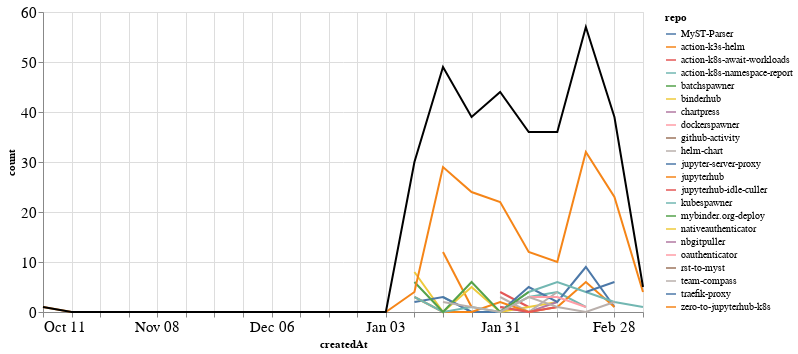

Notebook source saved alongside this figure:
### Markdown cell above
### Comments

### Code cell
comments_time = comments.groupby('repo').resample('W', on='createdAt').count()['author'].reset_index()
comments_time = comments_time.rename(columns={'author': 'count'})
comments_time_total = comments_time.groupby('createdAt').agg({"count": "sum"}).reset_index()
ch1 = alt.Chart(comments_time, width=600).mark_line().encode(
    x='createdAt',
    y='count',
    color='repo',
    tooltip="repo"
)

ch2 = alt.Chart(comments_time_total, width=600).mark_line(color="black").encode(
    x='createdAt',
    y='count',
)

ch1 + ch2

### Figure 1 — Vega-Lite specification as saved in the notebook (floating-point values rounded to 4 significant figures)
{"config": {"axisLeft": {"labelFontSize": 15}, "axisBottom": {"labelFontSize": 15}}, "layer": [{"data": {"name": "data-828179266df99d0c96aea5f67c61b38b"}, "mark": "line", "encoding": {"color": {"type": "nominal", "field": "repo"}, "tooltip": {"type": "nominal", "field": "repo"}, "x": {"type": "temporal", "field": "createdAt"}, "y": {"type": "quantitative", "field": "count"}}, "width": 600}, {"data": {"name": "data-73fa5da522fd09fbed60694b4b1b4b26"}, "mark": {"type": "line", "color": "black"}, "encoding": {"x": {"type": "temporal", "field": "createdAt"}, "y": {"type": "quantitative", "field": "count"}}, "width": 600}], "$schema": "https://vega.github.io/schema/vega-lite/v4.8.1.json", "datasets": {"data-828179266df99d0c96aea5f67c61b38b": [{"repo": "MyST-Parser", "createdAt": "2021-01-24T00:00:00", "count": 1}, {"repo": "action-k3s-helm", "createdAt": "2021-01-17T00:00:00", "count": 12}, {"repo": "action-k3s-helm", "createdAt": "2021-01-24T00:00:00", "count": 1}, {"repo": "action-k8s-await-workloads", "createdAt": "2021-01-31T00:00:00", "count": 4}, {"repo": "action-k8s-await-workloads", "createdAt": "2021-02-07T00:00:00", "count": 1}, {"repo": "action-k8s-namespace-report", "createdAt": "2021-01-17T00:00:00", "count": 3}, {"repo": "action-k8s-namespace-report", "createdAt": "2021-01-24T00:00:00", "count": 0}, {"repo": "action-k8s-namespace-report", "createdAt": "2021-01-31T00:00:00", "count": 0}, {"repo": "action-k8s-namespace-report", "createdAt": "2021-02-07T00:00:00", "count": 3}, {"repo": "action-k8s-namespace-report", "createdAt": "2021-02-14T00:00:00", "count": 4}, {"repo": "action-k8s-namespace-report", "createdAt": "2021-02-21T00:00:00", "count": 1}, {"repo": "batchspawner", "createdAt": "2021-01-31T00:00:00", "count": 8}, {"repo": "binderhub", "createdAt": "2021-01-10T00:00:00", "count": 8}, {"repo": "binderhub", "createdAt": "2021-01-17T00:00:00", "count": 0}, {"repo": "binderhub", "createdAt": "2021-01-24T00:00:00", "count": 5}, {"repo": "binderhub", "createdAt": "2021-01-31T00:00:00", "count": 0}, {"repo": "binderhub", "createdAt": "2021-02-07T00:00:00", "count": 1}, {"repo": "binderhub", "createdAt": "2021-02-14T00:00:00", "count": 2}, {"repo": "chartpress", "createdAt": "2021-01-31T00:00:00", "count": 1}, {"repo": "chartpress", "createdAt": "2021-02-07T00:00:00", "count": 0}, {"repo": "chartpress", "createdAt": "2021-02-14T00:00:00", "count": 2}, {"repo": "dockerspawner", "createdAt": "2021-02-28T00:00:00", "count": 2}, {"repo": "github-activity", "createdAt": "2021-02-28T00:00:00", "count": 2}, {"repo": "helm-chart", "createdAt": "2021-01-31T00:00:00", "count": 3}, {"repo": "helm-chart", "createdAt": "2021-02-07T00:00:00", "count": 0}, {"repo": "helm-chart", "createdAt": "2021-02-14T00:00:00", "count": 4}, {"repo": "jupyter-server-proxy", "createdAt": "2021-01-10T00:00:00", "count": 2}, {"repo": "jupyter-server-proxy", "createdAt": "2021-01-17T00:00:00", "count": 3}, {"repo": "jupyter-server-proxy", "createdAt": "2021-01-24T00:00:00", "count": 0}, {"repo": "jupyter-server-proxy", "createdAt": "2021-01-31T00:00:00", "count": 0}, {"repo": "jupyter-server-proxy", "createdAt": "2021-02-07T00:00:00", "count": 5}, {"repo": "jupyter-server-proxy", "createdAt": "2021-02-14T00:00:00", "count": 2}, {"repo": "jupyter-server-proxy", "createdAt": "2021-02-21T00:00:00", "count": 9}, {"repo": "jupyter-server-proxy", "createdAt": "2021-02-28T00:00:00", "count": 1}, {"repo": "jupyterhub", "createdAt": "2021-01-10T00:00:00", "count": 3}, {"repo": "jupyterhub", "createdAt": "2021-01-17T00:00:00", "count": 0}, {"repo": "jupyterhub", "createdAt": "2021-01-24T00:00:00", "count": 0}, {"repo": "jupyterhub", "createdAt": "2021-01-31T00:00:00", "count": 2}, {"repo": "jupyterhub", "createdAt": "2021-02-07T00:00:00", "count": 0}, {"repo": "jupyterhub", "createdAt": "2021-02-14T00:00:00", "count": 1}, {"repo": "jupyterhub", "createdAt": "2021-02-21T00:00:00", "count": 6}, {"repo": "jupyterhub", "createdAt": "2021-02-28T00:00:00", "count": 1}, {"repo": "jupyterhub-idle-culler", "createdAt": "2021-01-31T00:00:00", "count": 1}, {"repo": "jupyterhub-idle-culler", "createdAt": "2021-02-07T00:00:00", "count": 0}, {"repo": "jupyterhub-idle-culler", "createdAt": "2021-02-14T00:00:00", "count": 1}, {"repo": "kubespawner", "createdAt": "2021-01-10T00:00:00", "count": 3}, {"repo": "kubespawner", "createdAt": "2021-01-17T00:00:00", "count": 0}, {"repo": "kubespawner", "createdAt": "2021-01-24T00:00:00", "count": 1}, {"repo": "kubespawner", "createdAt": "2021-01-31T00:00:00", "count": 0}, {"repo": "kubespawner", "createdAt": "2021-02-07T00:00:00", "count": 4}, {"repo": "kubespawner", "createdAt": "2021-02-14T00:00:00", "count": 6}, {"repo": "kubespawner", "createdAt": "2021-02-21T00:00:00", "count": 4}, {"repo": "kubespawner", "createdAt": "2021-02-28T00:00:00", "count": 2}, {"repo": "kubespawner", "createdAt": "2021-03-07T00:00:00", "count": 1}, {"repo": "mybinder.org-deploy", "createdAt": "2021-01-10T00:00:00", "count": 6}, {"repo": "mybinder.org-deploy", "createdAt": "2021-01-17T00:00:00", "count": 0}, {"repo": "mybinder.org-deploy", "createdAt": "2021-01-24T00:00:00", "count": 6}, {"repo": "mybinder.org-deploy", "createdAt": "2021-01-31T00:00:00", "count": 0}, {"repo": "mybinder.org-deploy", "createdAt": "2021-02-07T00:00:00", "count": 4}, {"repo": "nativeauthenticator", "createdAt": "2021-01-31T00:00:00", "count": 3}, {"repo": "nbgitpuller", "createdAt": "2021-01-10T00:00:00", "count": 3}, {"repo": "oauthenticator", "createdAt": "2021-02-07T00:00:00", "count": 3}, {"repo": "oauthenticator", "createdAt": "2021-02-14T00:00:00", "count": 3}, {"repo": "oauthenticator", "createdAt": "2021-02-21T00:00:00", "count": 1}, {"repo": "rst-to-myst", "createdAt": "2021-01-10T00:00:00", "count": 1}, {"repo": "team-compass", "createdAt": "2021-01-17T00:00:00", "count": 2}, {"repo": "team-compass", "createdAt": "2021-01-24T00:00:00", "count": 1}, {"repo": "team-compass", "createdAt": "2021-01-31T00:00:00", "count": 0}, {"repo": "team-compass", "createdAt": "2021-02-07T00:00:00", "count": 3}, {"repo": "team-compass", "createdAt": "2021-02-14T00:00:00", "count": 1}, {"repo": "team-compass", "createdAt": "2021-02-21T00:00:00", "count": 0}, {"repo": "team-compass", "createdAt": "2021-02-28T00:00:00", "count": 2}, {"repo": "traefik-proxy", "createdAt": "2021-02-21T00:00:00", "count": 4}, {"repo": "traefik-proxy", "createdAt": "2021-02-28T00:00:00", "count": 6}, {"repo": "zero-to-jupyterhub-k8s", "createdAt": "2020-10-11T00:00:00", "count": 1}, {"repo": "zero-to-jupyterhub-k8s", "createdAt": "2020-10-18T00:00:00", "count": 0}, {"repo": "zero-to-jupyterhub-k8s", "createdAt": "2020-10-25T00:00:00", "count": 0}, {"repo": "zero-to-jupyterhub-k8s", "createdAt": "2020-11-01T00:00:00", "count": 0}, {"repo": "zero-to-jupyterhub-k8s", "createdAt": "2020-11-08T00:00:00", "count": 0}, {"repo": "zero-to-jupyterhub-k8s", "createdAt": "2020-11-15T00:00:00", "count": 0}, {"repo": "zero-to-jupyterhub-k8s", "createdAt": "2020-11-22T00:00:00", "count": 0}, {"repo": "zero-to-jupyterhub-k8s", "createdAt": "2020-11-29T00:00:00", "count": 0}, {"repo": "zero-to-jupyterhub-k8s", "createdAt": "2020-12-06T00:00:00", "count": 0}, {"repo": "zero-to-jupyterhub-k8s", "createdAt": "2020-12-13T00:00:00", "count": 0}, {"repo": "zero-to-jupyterhub-k8s", "createdAt": "2020-12-20T00:00:00", "count": 0}, {"repo": "zero-to-jupyterhub-k8s", "createdAt": "2020-12-27T00:00:00", "count": 0}, {"repo": "zero-to-jupyterhub-k8s", "createdAt": "2021-01-03T00:00:00", "count": 0}, {"repo": "zero-to-jupyterhub-k8s", "createdAt": "2021-01-10T00:00:00", "count": 4}, {"repo": "zero-to-jupyterhub-k8s", "createdAt": "2021-01-17T00:00:00", "count": 29}, {"repo": "zero-to-jupyterhub-k8s", "createdAt": "2021-01-24T00:00:00", "count": 24}, {"repo": "zero-to-jupyterhub-k8s", "createdAt": "2021-01-31T00:00:00", "count": 22}, {"repo": "zero-to-jupyterhub-k8s", "createdAt": "2021-02-07T00:00:00", "count": 12}, {"repo": "zero-to-jupyterhub-k8s", "createdAt": "2021-02-14T00:00:00", "count": 10}, {"repo": "zero-to-jupyterhub-k8s", "createdAt": "2021-02-21T00:00:00", "count": 32}, {"repo": "zero-to-jupyterhub-k8s", "createdAt": "2021-02-28T00:00:00", "count": 23}, {"repo": "zero-to-jupyterhub-k8s", "createdAt": "2021-03-07T00:00:00", "count": 4}], "data-73fa5da522fd09fbed60694b4b1b4b26": [{"createdAt": "2020-10-11T00:00:00", "count": 1}, {"createdAt": "2020-10-18T00:00:00", "count": 0}, {"createdAt": "2020-10-25T00:00:00", "count": 0}, {"createdAt": "2020-11-01T00:00:00", "count": 0}, {"createdAt": "2020-11-08T00:00:00", "count": 0}, {"createdAt": "2020-11-15T00:00:00", "count": 0}, {"createdAt": "2020-11-22T00:00:00", "count": 0}, {"createdAt": "2020-11-29T00:00:00", "count": 0}, {"createdAt": "2020-12-06T00:00:00", "count": 0}, {"createdAt": "2020-12-13T00:00:00", "count": 0}, {"createdAt": "2020-12-20T00:00:00", "count": 0}, {"createdAt": "2020-12-27T00:00:00", "count": 0}, {"createdAt": "2021-01-03T00:00:00", "count": 0}, {"createdAt": "2021-01-10T00:00:00", "count": 30}, {"createdAt": "2021-01-17T00:00:00", "count": 49}, {"createdAt": "2021-01-24T00:00:00", "count": 39}, {"createdAt": "2021-01-31T00:00:00", "count": 44}, {"createdAt": "2021-02-07T00:00:00", "count": 36}, {"createdAt": "2021-02-14T00:00:00", "count": 36}, {"createdAt": "2021-02-21T00:00:00", "count": 57}, {"createdAt": "2021-02-28T00:00:00", "count": 39}, {"createdAt": "2021-03-07T00:00:00", "count": 5}]}}
